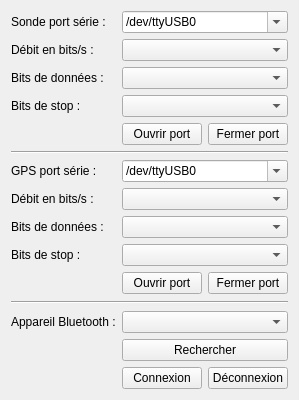
       <widget class="QWidget" name="Configuration">
        <attribute name="title">
         <string>Configuration</string>
        </attribute>
        <layout class="QVBoxLayout" name="verticalLayout">
         <item>
          <layout class="QGridLayout" name="gridLayout_4">
           <item row="9" column="1" colspan="2">
            <widget class="QComboBox" name="comboBoxBitsDonneesGps">
             <property name="sizePolicy">
              <sizepolicy hsizetype="Preferred" vsizetype="Minimum">
               <horstretch>0</horstretch>
               <verstretch>0</verstretch>
              </sizepolicy>
             </property>
            </widget>
           </item>
           <item row="11" column="2">
            <widget class="QPushButton" name="pushButtonFermerPortGps">
             <property name="sizePolicy">
              <sizepolicy hsizetype="Minimum" vsizetype="Minimum">
               <horstretch>0</horstretch>
               <verstretch>0</verstretch>
              </sizepolicy>
             </property>
             <property name="text">
              <string>Fermer port</string>
             </property>
            </widget>
           </item>
           <item row="12" column="0" colspan="3">
            <widget class="Line" name="lineSeparationGpsBluetooth">
             <property name="sizePolicy">
              <sizepolicy hsizetype="Minimum" vsizetype="Maximum">
               <horstretch>0</horstretch>
               <verstretch>0</verstretch>
              </sizepolicy>
             </property>
             <property name="minimumSize">
              <size>
               <width>0</width>
               <height>5</height>
              </size>
             </property>
             <property name="orientation">
              <enum>Qt::Horizontal</enum>
             </property>
            </widget>
           </item>
           <item row="7" column="1" colspan="2">
            <widget class="QComboBox" name="comboBoxPortSerieGps">
             <property name="sizePolicy">
              <sizepolicy hsizetype="Preferred" vsizetype="Minimum">
               <horstretch>0</horstretch>
               <verstretch>0</verstretch>
              </sizepolicy>
             </property>
             <property name="editable">
              <bool>true</bool>
             </property>
             <property name="currentText">
              <string>/dev/ttyUSB0</string>
             </property>
            </widget>
           </item>
           <item row="11" column="1">
            <widget class="QPushButton" name="pushButtonOuvrirPortGps">
             <property name="sizePolicy">
              <sizepolicy hsizetype="Minimum" vsizetype="Minimum">
               <horstretch>0</horstretch>
               <verstretch>0</verstretch>
              </sizepolicy>
             </property>
             <property name="text">
              <string>Ouvrir port</string>
             </property>
            </widget>
           </item>
           <item row="5" column="2">
            <widget class="QPushButton" name="pushButtonFermerPort">
             <property name="sizePolicy">
              <sizepolicy hsizetype="Minimum" vsizetype="Minimum">
               <horstretch>0</horstretch>
               <verstretch>0</verstretch>
              </sizepolicy>
             </property>
             <property name="text">
              <string>Fermer port</string>
             </property>
            </widget>
           </item>
           <item row="10" column="0">
            <widget class="QLabel" name="labelBitsStopGps">
             <property name="text">
              <string>Bits de stop :</string>
             </property>
            </widget>
           </item>
           <item row="13" column="0">
            <widget class="QLabel" name="labelBluetooth">
             <property name="sizePolicy">
              <sizepolicy hsizetype="Preferred" vsizetype="Minimum">
               <horstretch>0</horstretch>
               <verstretch>0</verstretch>
              </sizepolicy>
             </property>
             <property name="text">
              <string>Appareil Bluetooth :</string>
             </property>
            </widget>
           </item>
           <item row="0" column="0">
            <widget class="QLabel" name="labelAppareil">
             <property name="sizePolicy">
              <sizepolicy hsizetype="Preferred" vsizetype="Minimum">
               <horstretch>0</horstretch>
               <verstretch>0</verstretch>
              </sizepolicy>
             </property>
             <property name="text">
              <string>Sonde port série :</string>
             </property>
            </widget>
           </item>
           <item row="15" column="1">
            <widget class="QPushButton" name="pushButtonConnexion">
             <property name="enabled">
              <bool>true</bool>
             </property>
             <property name="sizePolicy">
              <sizepolicy hsizetype="Minimum" vsizetype="Minimum">
               <horstretch>0</horstretch>
               <verstretch>0</verstretch>
              </sizepolicy>
             </property>
             <property name="layoutDirection">
              <enum>Qt::LeftToRight</enum>
             </property>
             <property name="autoFillBackground">
              <bool>false</bool>
             </property>
             <property name="text">
              <string>Connexion</string>
             </property>
             <property name="checkable">
              <bool>false</bool>
             </property>
             <property name="autoRepeat">
              <bool>false</bool>
             </property>
             <property name="autoDefault">
              <bool>false</bool>
             </property>
             <property name="default">
              <bool>false</bool>
             </property>
             <property name="flat">
              <bool>false</bool>
             </property>
            </widget>
           </item>
           <item row="14" column="0">
            <widget class="QLabel" name="labelStatut">
             <property name="text">
              <string/>
             </property>
            </widget>
           </item>
           <item row="13" column="1" colspan="2">
            <widget class="QComboBox" name="comboBoxBluetooth">
             <property name="sizePolicy">
              <sizepolicy hsizetype="Preferred" vsizetype="Minimum">
               <horstretch>0</horstretch>
               <verstretch>0</verstretch>
              </sizepolicy>
             </property>
            </widget>
           </item>
           <item row="1" column="0">
            <widget class="QLabel" name="labelDebitBauds">
             <property name="sizePolicy">
              <sizepolicy hsizetype="Preferred" vsizetype="Minimum">
               <horstretch>0</horstretch>
               <verstretch>0</verstretch>
              </sizepolicy>
             </property>
             <property name="text">
              <string>Débit en bits/s :</string>
             </property>
            </widget>
           </item>
           <item row="0" column="1" colspan="2">
            <widget class="QComboBox" name="comboBoxAppareil">
             <property name="sizePolicy">
              <sizepolicy hsizetype="Preferred" vsizetype="Minimum">
               <horstretch>0</horstretch>
               <verstretch>0</verstretch>
              </sizepolicy>
             </property>
             <property name="editable">
              <bool>true</bool>
             </property>
             <property name="currentText">
              <string>/dev/ttyUSB0</string>
             </property>
            </widget>
           </item>
           <item row="14" column="1" colspan="2">
            <widget class="QPushButton" name="pushButtonScan">
             <property name="sizePolicy">
              <sizepolicy hsizetype="Minimum" vsizetype="Minimum">
               <horstretch>0</horstretch>
               <verstretch>0</verstretch>
              </sizepolicy>
             </property>
             <property name="text">
              <string>Rechercher</string>
             </property>
            </widget>
           </item>
           <item row="1" column="1" colspan="2">
            <widget class="QComboBox" name="comboBoxDebitBaud">
             <property name="sizePolicy">
              <sizepolicy hsizetype="Preferred" vsizetype="Minimum">
               <horstretch>0</horstretch>
               <verstretch>0</verstretch>
              </sizepolicy>
             </property>
             <property name="editable">
              <bool>false</bool>
             </property>
            </widget>
           </item>
           <item row="15" column="2">
            <widget class="QPushButton" name="pushButtonDeconnexion">
             <property name="sizePolicy">
              <sizepolicy hsizetype="Minimum" vsizetype="Minimum">
               <horstretch>0</horstretch>
               <verstretch>0</verstretch>
              </sizepolicy>
             </property>
             <property name="text">
              <string>Déconnexion</string>
             </property>
            </widget>
           </item>
           <item row="6" column="0" colspan="3">
            <widget class="Line" name="lineSeparationSondeGps">
             <property name="sizePolicy">
              <sizepolicy hsizetype="Minimum" vsizetype="Maximum">
               <horstretch>0</horstretch>
               <verstretch>0</verstretch>
              </sizepolicy>
             </property>
             <property name="minimumSize">
              <size>
               <width>0</width>
               <height>2</height>
              </size>
             </property>
             <property name="font">
              <font>
               <weight>50</weight>
               <bold>false</bold>
              </font>
             </property>
             <property name="orientation">
              <enum>Qt::Horizontal</enum>
             </property>
            </widget>
           </item>
           <item row="8" column="1" colspan="2">
            <widget class="QComboBox" name="comboBoxDebitGps">
             <property name="sizePolicy">
              <sizepolicy hsizetype="Preferred" vsizetype="Minimum">
               <horstretch>0</horstretch>
               <verstretch>0</verstretch>
              </sizepolicy>
             </property>
            </widget>
           </item>
           <item row="5" column="1">
            <widget class="QPushButton" name="pushButtonOuvrirPort">
             <property name="sizePolicy">
              <sizepolicy hsizetype="Minimum" vsizetype="Minimum">
               <horstretch>0</horstretch>
               <verstretch>0</verstretch>
              </sizepolicy>
             </property>
             <property name="text">
              <string>Ouvrir port</string>
             </property>
            </widget>
           </item>
           <item row="8" column="0">
            <widget class="QLabel" name="labelDebitBaudsGps">
             <property name="text">
              <string>Débit en bits/s :</string>
             </property>
            </widget>
           </item>
           <item row="10" column="1" colspan="2">
            <widget class="QComboBox" name="comboBoxBitsStopGps">
             <property name="sizePolicy">
              <sizepolicy hsizetype="Preferred" vsizetype="Minimum">
               <horstretch>0</horstretch>
               <verstretch>0</verstretch>
              </sizepolicy>
             </property>
            </widget>
           </item>
           <item row="7" column="0">
            <widget class="QLabel" name="labelPortSerieGps">
             <property name="text">
              <string>GPS port série :</string>
             </property>
            </widget>
           </item>
           <item row="9" column="0">
            <widget class="QLabel" name="labelBitsDonneesGps">
             <property name="text">
              <string>Bits de données :</string>
             </property>
            </widget>
           </item>
           <item row="5" column="0">
            <widget class="QLabel" name="labelStatutPortSerieSonde">
             <property name="text">
              <string/>
             </property>
            </widget>
           </item>
           <item row="2" column="0">
            <widget class="QLabel" name="labelBitsDonnees">
             <property name="sizePolicy">
              <sizepolicy hsizetype="Preferred" vsizetype="Minimum">
               <horstretch>0</horstretch>
               <verstretch>0</verstretch>
              </sizepolicy>
             </property>
             <property name="text">
              <string>Bits de données :</string>
             </property>
            </widget>
           </item>
           <item row="3" column="0">
            <widget class="QLabel" name="labelBitsStop">
             <property name="sizePolicy">
              <sizepolicy hsizetype="Preferred" vsizetype="Minimum">
               <horstretch>0</horstretch>
               <verstretch>0</verstretch>
              </sizepolicy>
             </property>
             <property name="text">
              <string>Bits de stop :</string>
             </property>
            </widget>
           </item>
           <item row="3" column="1" colspan="2">
            <widget class="QComboBox" name="comboBoxBitsStop">
             <property name="sizePolicy">
              <sizepolicy hsizetype="Preferred" vsizetype="Minimum">
               <horstretch>0</horstretch>
               <verstretch>0</verstretch>
              </sizepolicy>
             </property>
            </widget>
           </item>
           <item row="2" column="1" colspan="2">
            <widget class="QComboBox" name="comboBoxBitsDonnees">
             <property name="sizePolicy">
              <sizepolicy hsizetype="Preferred" vsizetype="Minimum">
               <horstretch>0</horstretch>
               <verstretch>0</verstretch>
              </sizepolicy>
             </property>
            </widget>
           </item>
           <item row="11" column="0">
            <widget class="QLabel" name="labelStatutPortSerieGps">
             <property name="text">
              <string/>
             </property>
            </widget>
           </item>
          </layout>
         </item>
        </layout>
       </widget>
